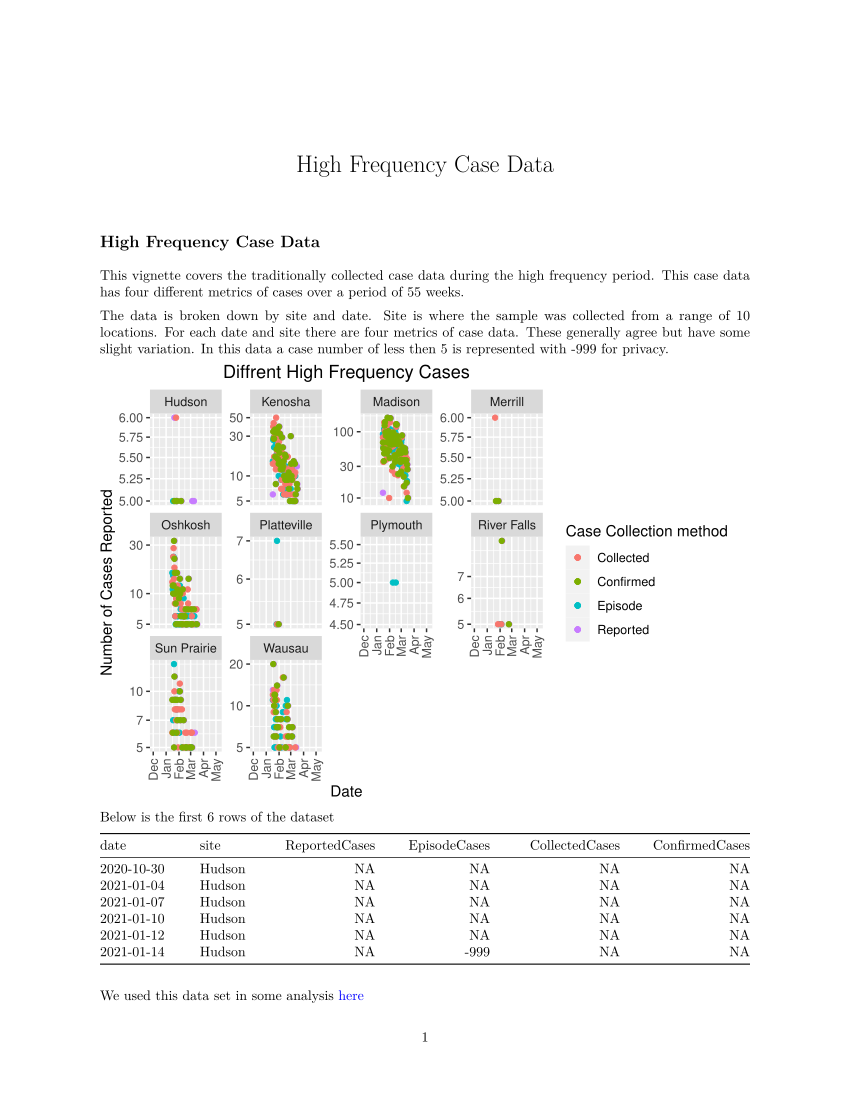

R code for this plot:
## ----setup, include=FALSE-----------------------------------------------------
knitr::opts_chunk$set(echo = TRUE, Warning = FALSE, message = FALSE, echo = FALSE)

## ----load and show data-------------------------------------------------------
library(Covid19Wastewater)
library(dplyr)
library(ggplot2)

data(HFGCase_data, package = "Covid19Wastewater")

## ----catagorical variables, warning = FALSE-----------------------------------

HFGCase_data%>%
  filter(!is.na(ReportedCases))%>%
  ggplot(aes(x = date), size = .2)+
  geom_point(aes(y = ReportedCases, color = "Reported"))+
  geom_point(aes(y = EpisodeCases, color = "Episode"))+
  geom_point(aes(y = CollectedCases, color = "Collected"))+
  geom_point(aes(y = ConfirmedCases, color = "Confirmed"))+
  scale_y_log10()+
  facet_wrap(~site, scales = "free_y")+
  theme(plot.title = element_text(hjust = 0.5),
        axis.text.x = element_text(angle = 90, vjust = 0.5, hjust=1))+
  labs(y = "Number of Cases Reported", color = "Case Collection method", title = "Diffrent High Frequency Cases", x = "Date")

## ----explain / show use case and link to other vignettes----------------------
head(HFGCase_data)%>%
  head()%>%
  knitr::kable()
